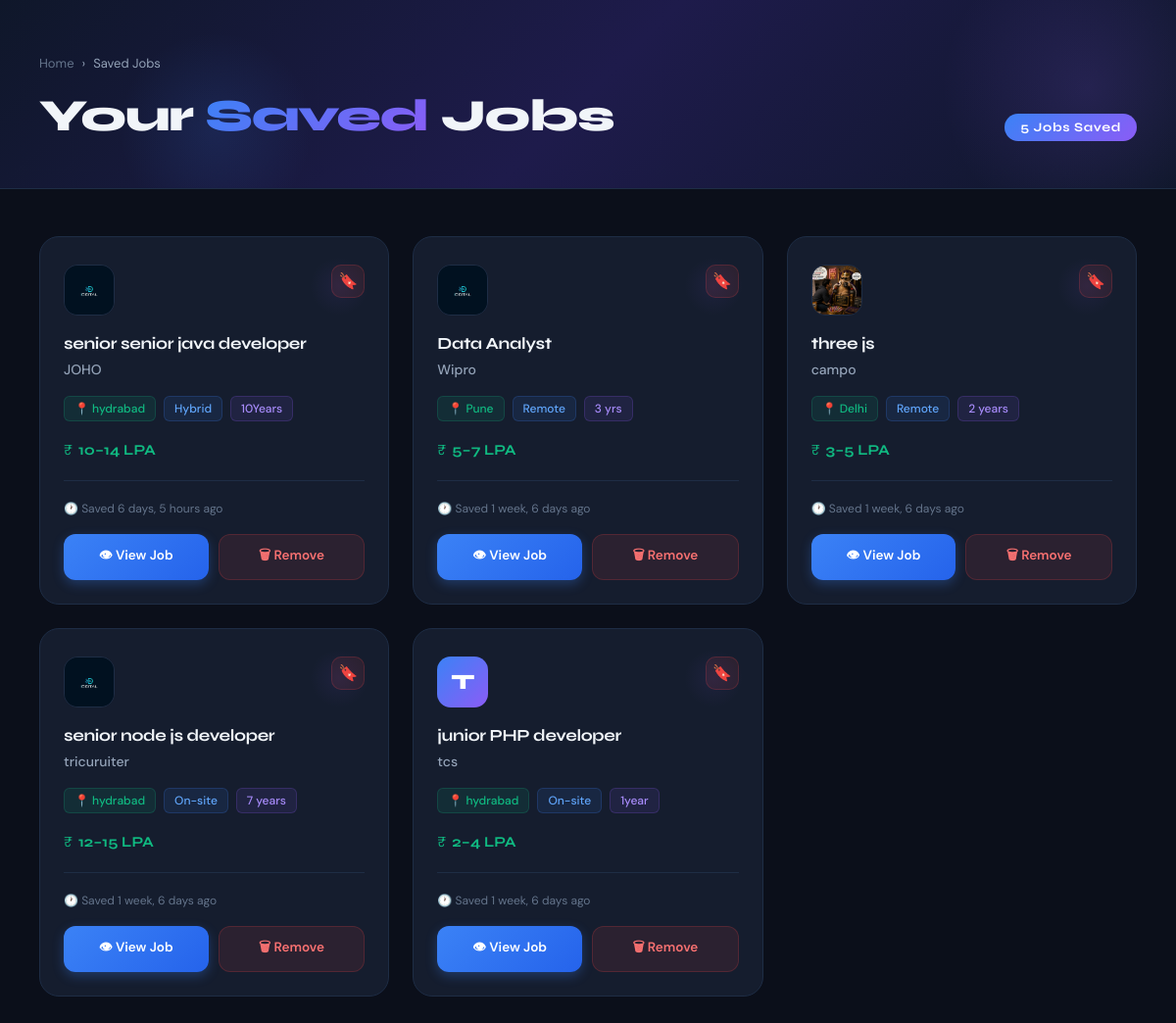
The app's page /saved-jobs/ (signed in) with its own data.
### core/models.py (models this page shows, shortened)
class SavedJob(models.Model):
    user     = models.ForeignKey(User, on_delete=models.CASCADE)
    job      = models.ForeignKey(Job, on_delete=models.CASCADE)
    saved_at = models.DateTimeField(auto_now_add=True)
    class Meta:
        unique_together = ('user', 'job')

class Job(models.Model):
    JOB_TYPE_CHOICES = (
        ('Remote',  'Remote'),
        ('On-site', 'On-site'),
        ('Hybrid',  'Hybrid'),
    )
    CATEGORY_CHOICES = (
        ('IT', 'IT'),
        ('Sales', 'Sales'),
        ('HR', 'HR'),
        ('General', 'General'),
        ('Finance & Accounting', 'Finance & Accounting'),
        ('Marketing', 'Marketing'),
    )
    EDUCATION_CHOICES = [
        ("PG",    "Any Postgraduate"),
        ("MBA",   "MBA/PGDM"),
        ("GRAD",  "Any Graduate"),
        ("BTECH", "B.Tech/B.E."),
        ("DIP",   "Diploma"),
        ("12TH",  "12th Pass"),
    ]
    POSTED_BY_CHOICES = [
        ("COMPANY",    "Company Jobs"),
        ("CONSULTANT", "Consultant Jobs"),
    ]
    INDUSTRY_CHOICES = [
        ("IT",      "IT Services & Consulting"),
        ("RECRUIT", "Recruitment / Staffing"),
        ("EDU",     "Education / Training"),
        ("BPO",     "BPM / BPO"),
        ("HEALTH",  "Healthcare"),
        ("BFSI",    "BFSI"),
        ("RETAIL",  "Retail"),
    ]
    COMPANY_TYPE_CHOICES = (
        ('MNC',     'MNC'),
        ('Startup', 'Startup'),
        ('Product', 'Product'),
        ('Unicorn', 'Unicorn'),
    )
    STATUS_CHOICES = (
        ('active', 'Active'),
        ('closed', 'Closed'),
        ('draft',  'Draft'),
    )
    JOB_TYPES = (
        ('full_time',  'Full Time'),
        ('part_time',  'Part Time'),
        ('internship', 'Internship'),
    )
    NATURE_OF_BUSINESS_CHOICES = (
        ('B2B',  'B2B'),
        ('B2C',  'B2C'),
        ('SaaS', 'SaaS'),
        ('D2C',  'D2C'),
        ('PaaS', 'PaaS'),
    )
    DEPARTMENT_CHOICES = (
        ('Sales & Business Development', 'Sales & Business Development'),
        ('Engineering - Software & QA',  'Engineering - Software & QA'),
        ('Marketing & Communication',    'Marketing & Communication'),
        ('Human Resources',              'Human Resources'),
        ('Finance & Accounting',         'Finance & Accounting'),
        ('Operations',                   'Operations'),
    )
    title         = models.CharField(max_length=200)
    company       = models.CharField(max_length=200)
    experience    = models.CharField(max_length=50)
    location      = models.CharField(max_length=100, db_index=True)
    work_mode     = models.CharField(max_length=50, choices=JOB_TYPE_CHOICES)
    skills        = models.CharField(max_length=300)
    conditions    = models.CharField(max_length=300, default="Hands-on projects • Paper writing • Coding explanation")
    logo          = models.ImageField(upload_to='logos/', blank=True, null=True)
    role_category = models.CharField(max_length=100)
    duration      = models.CharField(max_length=50, blank=True, null=True)
    education     = models.CharField(max_length=50, choices=EDUCATION_CHOICES)
    posted_by     = models.CharField(max_length=20, choices=POSTED_BY_CHOICES, default="COMPANY")
    industry      = models.CharField(max_length=100, blank=True)
    category      = models.CharField(max_length=100, choices=CATEGORY_CHOICES, default='General')
    company_type  = models.CharField(max_length=50, choices=COMPANY_TYPE_CHOICES, default='MNC')
    is_sponsored  = models.BooleanField(default=False)
    is_featured   = models.BooleanField(default=False)
    created_at    = models.DateTimeField(auto_now_add=True)
    rating        = models.DecimalField(max_digits=2, decimal_places=1, default=3.5)
    review_count  = models.IntegerField(default=0)
    description   = models.TextField(blank=True, null=True)
    employer      = models.ForeignKey(User, on_delete=models.CASCADE, null=True, blank=True)
    views         = models.IntegerField(default=0)
    is_active     = models.BooleanField(default=True)  # Added company field for easier filtering and display
    job_type      = models.CharField(max_length=20, choices=JOB_TYPES)
    status        = models.CharField(max_length=20, choices=STATUS_CHOICES, default='active')
    nature_of_business = models.CharField(max_length=10, choices=NATURE_OF_BUSINESS_CHOICES, blank=True, null=True)
    department    = models.CharField(max_length=100, choices=DEPARTMENT_CHOICES, blank=True, null=True)
    salary_disclosed = models.BooleanField(default=True)
    min_salary = models.IntegerField(
        null=True,
        blank=True,
        validators=[MinValueValidator(1)]   # ✅ blocks 0 and negatives
    )
    max_salary = models.IntegerField(
        null=True,
        blank=True,
        validators=[MinValueValidator(1)]   # ✅ blocks 0 and negatives
    )

### core/views.py (the view)
# urls.py: path('saved-jobs/', views.saved_jobs_page, name='saved_jobs'),
@candidate_required
def saved_jobs_page(request):
    saved = SavedJob.objects.filter(user=request.user).select_related('job').order_by('-saved_at')
    return render(request, 'core/saved_jobs.html', {'saved_jobs': saved})

### core/views.py (called while the page is built)
def candidate_required(view_func):
    @wraps(view_func)
    def wrapper(request, *args, **kwargs):
        if not request.user.is_authenticated:
            messages.error(request, "Please login first.")
            return redirect('login')
        try:
            profile = request.user.userprofile
        except UserProfile.DoesNotExist:
            messages.error(request, "Profile not found.")
            return redirect('login')
        if profile.role != 'candidate':
            messages.error(request, "This page is for candidates only.")
            return redirect('employer_dashboard')
        return view_func(request, *args, **kwargs)
    return wrapper

### core/templates/core/saved_jobs.html (shortened to what this page needs)
<!DOCTYPE html>
<html lang="en">
<head>
</head>
<body>
<div class="page-header">
    <div class="header-inner">
        <div class="breadcrumb">
            <a href="{% url 'index' %}">Home</a>
            <span>›</span>
            <span>Saved Jobs</span>
        </div>
        <div class="header-title-row">
            <h1 class="page-title">
                Your <span>Saved</span> Jobs
            </h1>
            {% if saved_jobs %}
                <div class="count-badge">
                    {{ saved_jobs|length }} Job{% if saved_jobs|length != 1 %}s{% endif %} Saved
                </div>
            {% endif %}
        </div>
    </div>
</div>
<div class="container">
    <div class="jobs-grid">
        {% if saved_jobs %}
            {% for item in saved_jobs %}
            <div class="job-card">
                <div class="card-top">
                    {% if item.job.logo %}
                        <div class="company-logo">
                            <img src="{{ item.job.logo.url }}" alt="{{ item.job.company }}">
                        </div>
                    {% else %}
                        <div class="logo-placeholder">
                            {{ item.job.company|first|upper }}
                        </div>
                    {% endif %}
                    <div class="saved-icon" title="Saved">🔖</div>
                </div>
                <div class="job-title">{{ item.job.title }}</div>
                <div class="company-name">{{ item.job.company }}</div>
                <div class="tags-row">
                    {% if item.job.location %}
                        <span class="tag tag-loc">📍 {{ item.job.location }}</span>
                    {% endif %}
                    {% if item.job.work_mode %}
                        <span class="tag tag-mode">{{ item.job.work_mode }}</span>
                    {% endif %}
                    {% if item.job.experience %}
                        <span class="tag tag-exp">{{ item.job.experience }}</span>
                    {% endif %}
                </div>
                {% if item.job.min_salary or item.job.max_salary %}
                <div class="salary-row">
                    <span class="salary-icon">₹</span>
                    <span class="salary-text">
                        {% if item.job.min_salary and item.job.max_salary %}
                            {{ item.job.min_salary }}–{{ item.job.max_salary }} LPA
                        {% elif item.job.min_salary %}
                            {{ item.job.min_salary }}+ LPA
                        {% else %}
                            Upto {{ item.job.max_salary }} LPA
                        {% endif %}
                    </span>
                </div>
                {% endif %}
                <div class="card-divider"></div>
                <div class="saved-date">
                    🕐 Saved {{ item.saved_at|timesince }} ago
                </div>
                <div class="job-actions">
                    <a href="{% url 'job_detail' item.job.id %}" class="btn view-btn">
                        👁 View Job
                    </a>
                    <a href="{% url 'remove_saved_job' item.id %}" class="btn remove-btn">
                        🗑 Remove
                    </a>
                </div>
            </div>
            {% endfor %}
        {% endif %}
    </div>
</div>
</body>
</html>

### records on screen
SavedJob: job.logo (picture), job "senior senior java developer", job.company "JOHO", job.location "hydrabad", job.work_mode "Hybrid", job.experience "10Years", job.min_salary "10", job.max_salary "14", saved_at "6 days, 5 hours"
SavedJob: job.logo (picture), job "Data Analyst", job.company "Wipro", job.location "Pune", job.work_mode "Remote", job.experience "3 yrs", job.min_salary "5", job.max_salary "7", saved_at "1 week, 6 days"
SavedJob: job.logo (picture), job "three js", job.company "campo", job.location "Delhi", job.work_mode "Remote", job.experience "2 years", job.min_salary "3", job.max_salary "5", saved_at "1 week, 6 days"
SavedJob: job.logo (picture), job "senior node js developer", job.company "tricuruiter", job.location "hydrabad", job.work_mode "On-site", job.experience "7 years", job.min_salary "12", job.max_salary "15", saved_at "1 week, 6 days"
SavedJob: job.company|first "T", job "junior PHP developer", job.company "tcs", job.location "hydrabad", job.work_mode "On-site", job.experience "1year", job.min_salary "2", job.max_salary "4", saved_at "1 week, 6 days"

### other values on screen
{{ saved_jobs|length }} "5"
